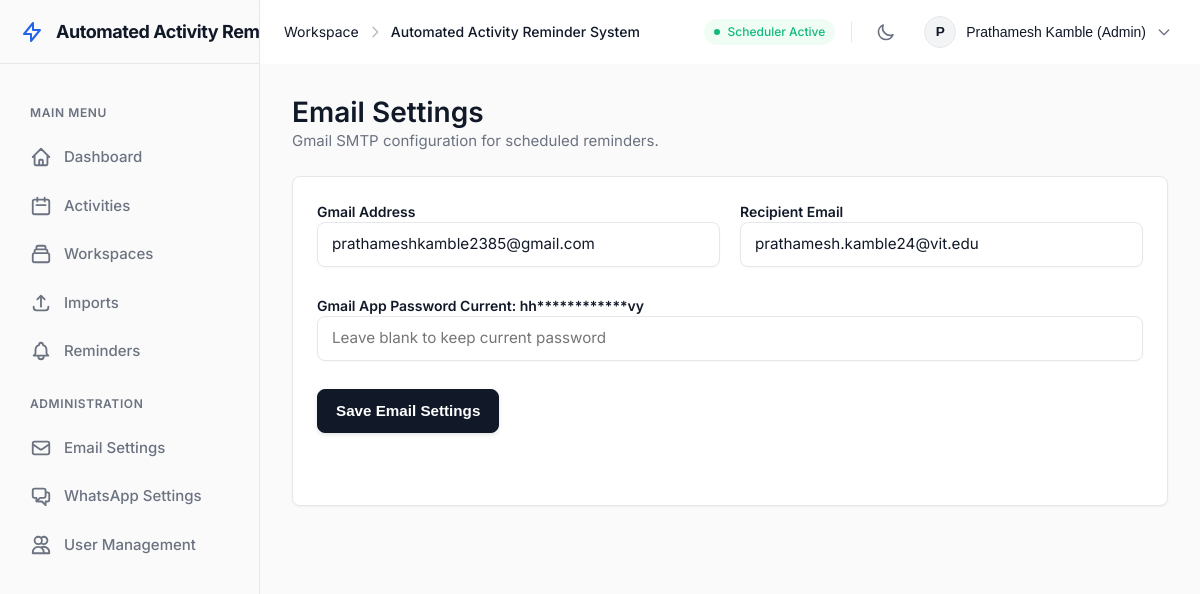
The app's page /settings/email (signed in) with its own data.
### src/db/models.py (models this page shows)
class User(Base):
    __tablename__ = "users"
    id = Column(Integer, primary_key=True)
    username = Column(String(100), unique=True, nullable=False, index=True) # Kept for legacy compatibility if needed
    email = Column(String(255), unique=True, nullable=False, index=True)
    display_name = Column(String(150), nullable=False)
    password_hash = Column(String(255), nullable=False)
    role = Column(String(20), nullable=False, default="employee")
    is_active = Column(Boolean, nullable=False, default=True)
    email_verified = Column(Boolean, nullable=False, default=False)
    must_change_password = Column(Boolean, nullable=False, default=False)
    created_at = Column(DateTime, nullable=False, default=datetime.utcnow)
    password_reset_tokens = relationship("PasswordResetToken", back_populates="user", cascade="all, delete-orphan")
    email_verification_tokens = relationship("EmailVerificationToken", back_populates="user", cascade="all, delete-orphan")
    login_history = relationship("LoginHistory", back_populates="user", cascade="all, delete-orphan")
    activities = relationship("ActivityRecord", back_populates="assigned_user")

class NotificationSetting(Base):
    __tablename__ = "notification_settings"
    id = Column(Integer, primary_key=True)
    key = Column(String(100), unique=True, nullable=False, index=True)
    value = Column(Text, nullable=False, default="")
    is_secret = Column(Boolean, nullable=False, default=False)
    updated_at = Column(DateTime, nullable=False, default=datetime.utcnow, onupdate=datetime.utcnow)

### src/web/app.py (the view)
@app.get("/settings/email", response_class=HTMLResponse)
def email_settings(request: Request) -> typing.Any:
    db = get_db()
    try:
        user = require_admin(request, db)
        if isinstance(user, RedirectResponse):
            return user
        active = effective_settings(db, settings)
        return render(
            request,
            "settings_email.html",
            {"settings": active, "masked_password": masked(active.email_app_password)},
            user,
        )
    finally:
        close_db(db)

### src/web/templates/settings_email.html
{% extends "base.html" %}
{% block content %}
<section class="page-heading">
  <div>
    <h1>Email Settings</h1>
    <p>Gmail SMTP configuration for scheduled reminders.</p>
  </div>
</section>
<section class="panel">
  <form method="post" class="form-grid">
    <label>
      Gmail Address
      <input type="email" name="email_address" value="{{ settings.email_address }}">
    </label>
    <label>
      Recipient Email
      <input type="email" name="recipient_email" value="{{ settings.recipient_email }}">
    </label>
    <label class="span-2">
      Gmail App Password {% if masked_password %}<span class="hint">Current: {{ masked_password }}</span>{% endif %}
      <input type="password" name="email_app_password" placeholder="Leave blank to keep current password">
    </label>
    <div class="form-actions">
      <button type="submit" class="button primary">Save Email Settings</button>
    </div>
  </form>
</section>
{% endblock %}

### src/web/templates/base.html (shortened to what this page needs)
<!doctype html>
<html lang="en">
<head>
  <link rel="stylesheet" href="{{ request.url_for('static', path='styles.css') }}">
</head>
<body>
  <div class="app-shell">
    <aside class="app-sidebar" id="app-sidebar">
      <div class="sidebar-header">
        <a class="sidebar-brand" href="/dashboard">
          <svg class="brand-icon" fill="none" stroke="currentColor" stroke-width="2" viewBox="0 0 24 24"><path stroke-linecap="round" stroke-linejoin="round" d="M13 10V3L4 14h7v7l9-11h-7z"></path></svg>
          <span class="sidebar-brand-text">{{ app_name }}</span>
        </a>
      </div>
      <div class="sidebar-nav">
        {% if user %}
          <div class="sidebar-nav-heading">Main Menu</div>
          <a href="/dashboard">
            <svg class="nav-icon" fill="none" stroke="currentColor" viewBox="0 0 24 24"><path stroke-linecap="round" stroke-linejoin="round" stroke-width="2" d="M3 12l2-2m0 0l7-7 7 7M5 10v10a1 1 0 001 1h3m10-11l2 2m-2-2v10a1 1 0 01-1 1h-3m-6 0a1 1 0 001-1v-4a1 1 0 011-1h2a1 1 0 011 1v4a1 1 0 001 1m-6 0h6"></path></svg>
            <span class="nav-text">Dashboard</span>
          </a>
          <a href="/activities">
            <svg class="nav-icon" fill="none" stroke="currentColor" viewBox="0 0 24 24"><path stroke-linecap="round" stroke-linejoin="round" stroke-width="2" d="M8 7V3m8 4V3m-9 8h10M5 21h14a2 2 0 002-2V7a2 2 0 00-2-2H5a2 2 0 00-2 2v12a2 2 0 002 2z"></path></svg>
            <span class="nav-text">Activities</span>
          </a>
          <a href="/collections">
            <svg class="nav-icon" fill="none" stroke="currentColor" viewBox="0 0 24 24"><path stroke-linecap="round" stroke-linejoin="round" stroke-width="2" d="M19 11H5m14 0a2 2 0 012 2v6a2 2 0 01-2 2H5a2 2 0 01-2-2v-6a2 2 0 012-2m14 0V9a2 2 0 00-2-2M5 11V9a2 2 0 012-2m0 0V5a2 2 0 012-2h6a2 2 0 012 2v2M7 7h10"></path></svg>
            <span class="nav-text">Workspaces</span>
          </a>
          <a href="/imports">
            <svg class="nav-icon" fill="none" stroke="currentColor" viewBox="0 0 24 24"><path stroke-linecap="round" stroke-linejoin="round" stroke-width="2" d="M4 16v1a3 3 0 003 3h10a3 3 0 003-3v-1m-4-8l-4-4m0 0L8 8m4-4v12"></path></svg>
            <span class="nav-text">Imports</span>
          </a>
          <a href="/reminders/preview">
            <span class="nav-text">Reminders</span>
          </a>
          {% if user.is_owner %}
            <div class="sidebar-nav-heading">Administration</div>
            <a href="/settings/email">
              <svg class="nav-icon" fill="none" stroke="currentColor" viewBox="0 0 24 24"><path stroke-linecap="round" stroke-linejoin="round" stroke-width="2" d="M3 8l7.89 5.26a2 2 0 002.22 0L21 8M5 19h14a2 2 0 002-2V7a2 2 0 00-2-2H5a2 2 0 00-2 2v10a2 2 0 002 2z"></path></svg>
              <span class="nav-text">Email Settings</span>
            </a>
            <a href="/settings/whatsapp">
              <span class="nav-text">WhatsApp Settings</span>
            </a>
            <a href="/users">
              <svg class="nav-icon" fill="none" stroke="currentColor" viewBox="0 0 24 24"><path stroke-linecap="round" stroke-linejoin="round" stroke-width="2" d="M12 4.354a4 4 0 110 5.292M15 21H3v-1a6 6 0 0112 0v1zm0 0h6v-1a6 6 0 00-9-5.197M13 7a4 4 0 11-8 0 4 4 0 018 0z"></path></svg>
              <span class="nav-text">User Management</span>
            </a>
          {% endif %}
        {% endif %}
      </div>
    </aside>
    <div class="app-content-wrapper">
      <header class="app-navbar">
        <div class="navbar-left">
          <div class="navbar-breadcrumbs desktop-only">
            <span class="breadcrumb-item text-muted">Workspace</span>
            <svg class="breadcrumb-separator" width="16" height="16" fill="none" stroke="currentColor" viewBox="0 0 24 24"><path stroke-linecap="round" stroke-linejoin="round" stroke-width="2" d="M9 5l7 7-7 7"></path></svg>
            <span class="breadcrumb-item fw-500">{{ app_name }}</span>
          </div>
        </div>
        <div class="navbar-right">
          <div class="scheduler-status desktop-only">
            <span class="status-dot pulsing"></span>
            <span class="status-text">Scheduler Active</span>
          </div>
          <button id="theme-toggle" class="icon-button theme-toggle-btn" aria-label="Toggle Theme">
            <svg width="20" height="20" fill="none" stroke="currentColor" stroke-width="2" viewBox="0 0 24 24">
              <path stroke-linecap="round" stroke-linejoin="round" d="M20.354 15.354A9 9 0 018.646 3.646 9.003 9.003 0 0012 21a9.003 9.003 0 008.354-5.646z"></path>
            </svg>
          </button>
          {% if user %}
            <div class="user-profile-menu dropdown-container">
              <button class="user-name profile-dropdown-btn">
                <div class="avatar">{{ user.display_name[:1] | upper }}</div>
                <span class="desktop-only">{{ user.display_name }} ({{ user.role|title }})</span>
                <svg class="dropdown-chevron desktop-only" width="16" height="16" fill="none" stroke="currentColor" viewBox="0 0 24 24"><path stroke-linecap="round" stroke-linejoin="round" stroke-width="2" d="M19 9l-7 7-7-7"></path></svg>
              </button>
            </div>
          {% else %}
            <div class="user-profile-menu">
              <a href="/login" class="button small ghost">Login</a>
              <a href="/signup" class="button small primary">Signup</a>
            </div>
          {% endif %}
        </div>
      </header>
      <main class="page-content">
        <div class="page">
          {% block content %}{% endblock %}
        </div>
      </main>
    </div>
  </div>
</body>
</html>

### records on screen
User: display_name "P", display_name "Prathamesh Kamble", role "Admin"
NotificationSetting: email_address "prathameshkamble2385@gmail.com"
NotificationSetting: recipient_email "prathamesh.kamble24@vit.edu"

### other values on screen
{{ app_name }} "Automated Activity…"
{{ app_name }} "Automated Activity Reminder System"
{{ masked_password }} "hh************vy"
